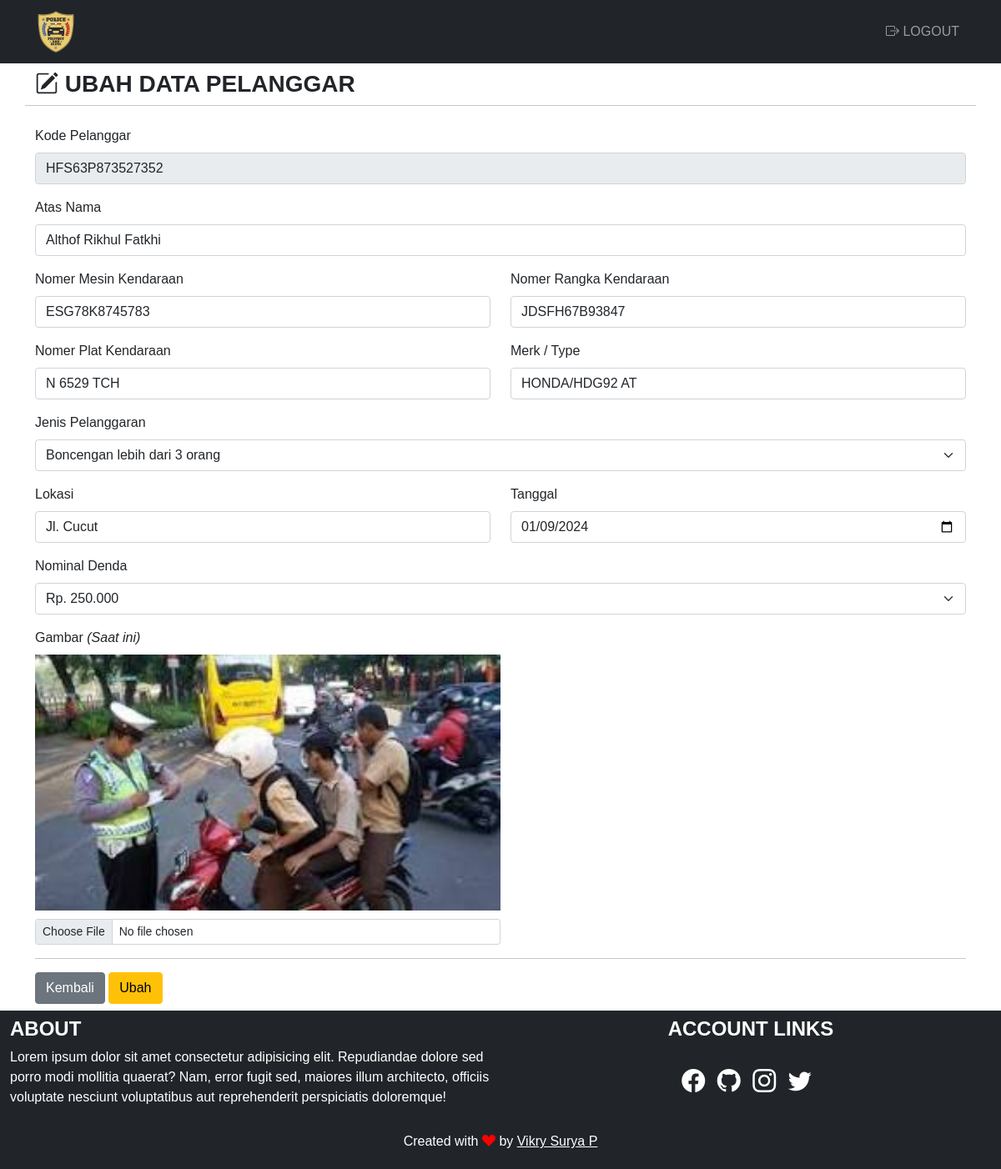
The app's page /ubah.php?kode_transaksi=HFS63P873527352 with its own data.
### tables this page shows
CREATE TABLE `pelanggaran` (
  `kode_transaksi` varchar(50) NOT NULL,
  `nama` varchar(100) NOT NULL,
  `no_mesin` varchar(50) NOT NULL,
  `no_rangka` varchar(50) NOT NULL,
  `no_plat` varchar(50) NOT NULL,
  `merk` varchar(50) NOT NULL,
  `jenis_pelanggaran` enum('Melanggar rambu lalu lintas','Tidak mengenakan sabuk pengaman','Menggunakan smartphone','Melanggar batas kecepatan','Tidak pakai helm','Boncengan lebih dari 3 orang') NOT NULL,
  `lokasi` varchar(100) NOT NULL,
  `tanggal` date NOT NULL,
  `nominal` enum('Rp. 100.000','Rp. 250.000','Rp. 500.000','Rp. 750.000') NOT NULL,
  `gambar` varchar(30) NOT NULL
);

### function.php (called while the page is built, shortened)
<?php
$koneksi = mysqli_connect("localhost", "root", "", "etle");
function query($query)
{
    global $koneksi;
    $result = mysqli_query($koneksi, $query);
    $rows = [];
    while ($row = mysqli_fetch_assoc($result)) {
        $rows[] = $row;
    }
    return $rows;
}

### ubah.php (the view, shortened to what this page needs)
<?php
require 'function.php';
$kode_transaksi = $_GET['kode_transaksi'];
$pelanggar = query("SELECT * FROM pelanggaran WHERE kode_transaksi = '$kode_transaksi'")[0];
?>
<!DOCTYPE html>
<html lang="en">
<head>
    <link href="https://cdn.jsdelivr.net/npm/bootstrap@5.0.0-beta2/dist/css/bootstrap.min.css" rel="stylesheet">
    <link rel="stylesheet" href="https://cdn.jsdelivr.net/npm/bootstrap-icons@1.4.0/font/bootstrap-icons.css">
    <link rel="stylesheet" href="css/style.css">
</head>
<body>
    <nav class="navbar navbar-expand-lg navbar-dark bg-dark text-uppercase">
        <div class="container">
            <a class="navbar-brand" href="index.php"> <img src="images/logo.png" width="50px" height="50px"></a>
            <div class="collapse navbar-collapse" id="navbarNav">
                <ul class="navbar-nav ms-auto">
                    <li class="nav-item">
                        <a class="nav-link" href="logout.php"><i class="bi bi-box-arrow-right"></i> Logout</a>
                    </li>
                </ul>
            </div>
        </div>
    </nav>
    <div class="container">
        <div class="row my-2">
            <div class="col-md">
                <h3 class="fw-bold text-uppercase"><i class="bi bi-pencil-square"></i>&nbsp;Ubah Data Pelanggar</h3>
            </div>
            <hr>
        </div>
        <div class="row my-2">
            <div class="col-md">
                <form action="" method="post" enctype="multipart/form-data">
                <div class="mb-3">
                    <label class="form-label">Kode Pelanggar</label>
                    <input type="text" name="kode_transaksi" id="kode_transaksi" value="<?= $pelanggar['kode_transaksi']; ?>"  class="form-control" readonly>
                </div>
                <div class="mb-3">
                    <label class="form-label">Atas Nama</label>
                    <input type="text" name="nama" id="nama" class="form-control" value="<?= $pelanggar['nama']; ?>" autocomplete="off" required>
                </div>
                <div class="row">
                    <div class="col">
                        <div class="mb-3">
                            <label class="form-label">Nomer Mesin Kendaraan</label>
                            <input type="text" name="no_mesin" id="no_mesin" class="form-control" value="<?= $pelanggar['no_mesin']; ?>" autocomplete="off" required>
                        </div>
                    </div>
                    <div class="col">
                        <div class="mb-3">
                            <label class="form-label">Nomer Rangka Kendaraan</label>
                            <input type="text" name="no_rangka" id="no_rangka" class="form-control" value="<?= $pelanggar['no_rangka']; ?>" autocomplete="off" required>
                        </div>
                    </div>
                </div>
                <div class="row">
                    <div class="col">
                        <div class="mb-3">
                            <label class="form-label">Nomer Plat Kendaraan</label>
                            <input type="text" name="no_plat" id="no_plat" class="form-control" value="<?= $pelanggar['no_plat']; ?>" autocomplete="off" required>
                        </div>
                    </div>
                    <div class="col">
                        <div class="mb-3">
                            <label class="form-label">Merk / Type</label>
                            <input type="text" name="merk" id="merk" class="form-control" value="<?= $pelanggar['merk']; ?>" autocomplete="off" required>
                        </div>
                    </div>
                </div>
                <div class="mb-3">
                    <label class="form-label">Jenis Pelanggaran</label>
                    <select class="form-select" name="jenis_pelanggaran" id="jenis_pelanggaran">
                        <option value="Boncengan lebih dari 3 orang"<?php if ($pelanggar['jenis_pelanggaran'] == 'Boncengan lebih dari 3 orang') { ?> selected='' <?php } ?>>Boncengan lebih dari 3 orang</option>
                    </select>
                </div>
                <div class="row">
                    <div class="col">
                        <div class="mb-3">
                            <label class="form-label">Lokasi</label>
                            <input type="text" name="lokasi" id="lokasi" class="form-control" value="<?= $pelanggar['lokasi']; ?>" autocomplete="off" required>
                        </div>
                    </div>
                    <div class="col">
                        <div class="mb-3">
                            <label class="form-label">Tanggal</label>
                            <input type="date" name="tanggal" id="tanggal" class="form-control" value="<?= $pelanggar['tanggal']; ?>" autocomplete="off" required>
                        </div>
                    </div>
                </div>
                <div class="mb-3">
                    <label class="form-label">Nominal Denda</label>
                    <select class="form-select" name="nominal" id="nominal">
                        <option value="Rp. 250.000"<?php if ($pelanggar['nominal'] == 'Rp. 250.000') { ?> selected='' <?php } ?>>Rp. 250.000</option>
                    </select>
                </div>
                <div class="mb-3">
                    <label for="gambar" class="form-label">Gambar <i>(Saat ini)</i></label> <br>
                    <img src="img/<?= $pelanggar['gambar']; ?>" width="50%" style="margin-bottom: 10px;">
                    <input class="form-control form-control-sm w-50" id="gambar" name="gambar" type="file">
                </div>
                <hr>
                <a href="index.php" class="btn btn-secondary">Kembali</a>
                <button type="submit" class="btn btn-warning" name="ubah">Ubah</button>
                </form>
            </div>
        </div>
    </div>
    <div class="container-fluid">
        <div class="row bg-dark text-white">
            <div class="col-md-6 my-2">
                <h4 class="fw-bold text-uppercase">About</h4>
                <p>Lorem ipsum dolor sit amet consectetur adipisicing elit. Repudiandae dolore sed porro modi mollitia quaerat? Nam, error fugit sed, maiores illum architecto, officiis voluptate nesciunt voluptatibus aut reprehenderit perspiciatis doloremque!</p>
            </div>
            <div class="col-md-6 my-2 text-center link">
                <h4 class="fw-bold text-uppercase">Account Links</h4>
                <a href="https://web.facebook.com/vikry.surya.5/" target="_blank"><i class="bi bi-facebook fs-3"></i></a>
                <a href="https://github.com/vikrysurya24" target="_blank"><i class="bi bi-github fs-3"></i></a>
                <a href="https://www.instagram.com/vikrysurya_/" target="_blank"><i class="bi bi-instagram fs-3"></i></a>
                <a href="https://twitter.com/vikrysurya_" target="_blank"><i class="bi bi-twitter fs-3"></i></a>
            </div>
        </div>
    </div>
    <footer class="bg-dark text-white text-center" style="padding: 5px;">
        <p>Created with <i class="bi bi-suit-heart-fill" style="color: red;"></i> by <a href="https://instagram.com/vikrysurya_" target="_blank" style="color: #fff;">Vikry Surya P</a></p>
    </footer>
</body>
</html>

### css/style.css (style rules this page uses)
body { font-family: 'Poppins', sans-serif; }
.navbar-brand { font-family: 'Righteous', cursive; }
.link a { display: inline-block; margin-top: 20px; margin-right: 10px; color: #fff; }

### records on screen
pelanggaran: kode_transaksi "HFS63P873527352", nama "Althof Rikhul Fatkhi", no_mesin "ESG78K8745783", no_rangka "JDSFH67B93847", no_plat "N 6529 TCH", merk "HONDA/HDG92 AT", jenis_pelanggaran "Boncengan lebih dari 3 orang", lokasi "Jl. Cucut", tanggal "01/09/2024", nominal "Rp. 250.000", gambar (picture)
